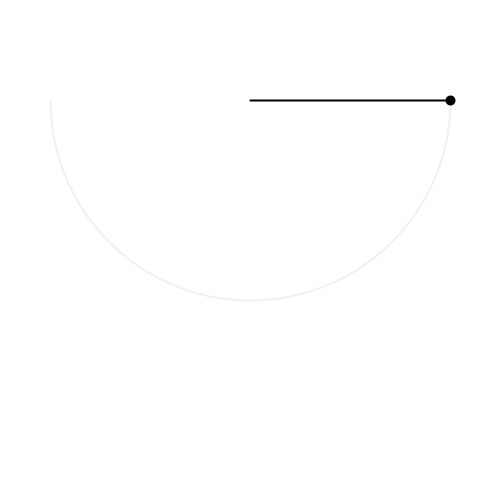
Frame 1 (no input)
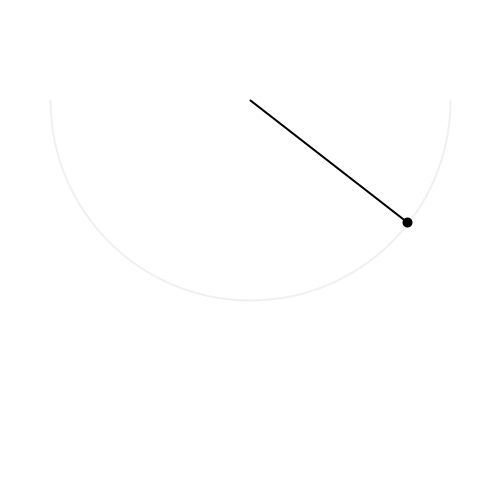
Frame 60 (the mouse pressed at the canvas centre just before this capture)
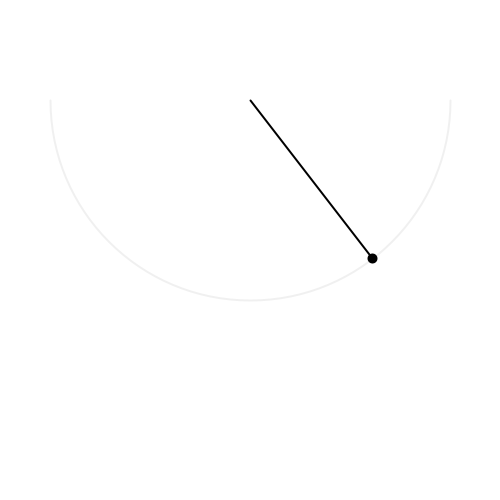
Frame 120 (the mouse held since frame 60 and released just before this capture)

The Processing sketch that drew these frames (run headless with seeded random() and noise(); from frame 60 on, the mouse is pressed at the canvas centre):

// Processing sketch: Pendulum
// ── Pendulum.pde

int r = 200;
float s = 0.0; float v = 0.0; float a = 0.0;

float t = 0.3;

int x = 0, y = 0;

float g = 9.81;

float k = 0.01;

float m = 1;

void setup(){
  size(500, 500);

  x = width/2 + r; y = 100;

}

void draw(){
  background(255);
  
  strokeWeight(2);
  stroke(240);
  arc(width/2, 100, 2*r, 2*r, 0, PI);
  stroke(0);
  line(width/2, 100, x, y);
  strokeWeight(10);
  point(x, y);
  
  for(int i = 0; i < 3; i++){
    strokeWeight(2);
    stroke(0);
    strokeWeight(10);
  }
  
  a = t*(g*cos(s/r)-(sgn(a))*(k*pow(v, 2))/m);
  v += a;
  s += v;
  
  x = floor(width/2 + r*cos( s/r ));
  y = floor(100 + r*sin( s/r ));
  
}

int sgn(float a){
  if(a >= 0){
    return 1;
  } else {
    return -1;
  }
}
